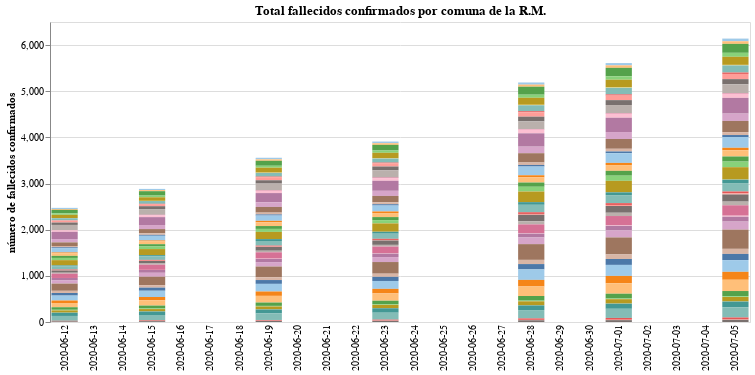

Write notebook code for a chart like this one.
### Markdown cell above
# Evolución del total de fallecidos confirmados por comuna

### Code cell
#collapse-hide
import numpy as np
import pandas as pd
import altair as alt
from IPython.display import display, Markdown, display_html, HTML

#download the data
county_deaths_raw = pd.read_csv(
    "https://raw.githubusercontent.com/MinCiencia/Datos-COVID19/master/output/producto38/CasosFallecidosPorComuna.csv")
#select Metropolitan region
county_deaths_RM_raw = county_deaths_raw.query(
    "Region=='Metropolitana'").drop(
    columns=["Region", "Codigo region", "Codigo comuna"]).set_index("Comuna")
#first and last report date
first_date = county_deaths_RM_raw.T.iloc[1].name
last_date = county_deaths_raw.T.iloc[-1].name
#build dataframe with all the dates since first date to last date
county_deaths_RM = pd.DataFrame()
county_deaths_RM["Fecha"] = pd.date_range(start=first_date, end=last_date).strftime('%Y-%m-%d')
county_deaths_RM = county_deaths_RM.set_index("Fecha")
#transpose the dataframe
county_deaths_RM_raw = county_deaths_RM_raw.T
#build the dataframe with all the data from the reports
county_deaths_RM[list(county_deaths_RM_raw.columns)] = county_deaths_RM_raw[list(county_deaths_RM_raw.columns)]

#data in long form to plot it on Altair
county_deaths_RM_long_form = county_deaths_RM.drop(
    columns="Total").reset_index().melt("Fecha", var_name="Comuna", value_name="Fallecidos confirmados")

#plot the data
input_dropdown = alt.binding_select(options=county_deaths_RM_long_form['Comuna'].unique())
selection1 = alt.selection_single(fields=['Comuna'], bind=input_dropdown, name=' ')
selection2 = alt.selection_multi(fields=['Comuna'], on='mouseover')

color = alt.condition(selection1 | selection2,
                    alt.Color('Comuna:N', scale=alt.Scale(scheme='tableau20'), legend=None),
                    alt.value('lightgray'))

bars1 = alt.Chart(county_deaths_RM_long_form.fillna(0)).mark_bar().encode(
    x=alt.X("Fecha", axis=alt.Axis(title="", domain=False, tickSize=0)),
    y=alt.Y("Fallecidos confirmados", axis=alt.Axis(title="número de fallecidos confirmados")),
    tooltip = ["Fecha", "Comuna", "Fallecidos confirmados"],
    color = color
).properties(
    title="Total fallecidos confirmados por comuna de la R.M.",
    width=700).add_selection(
    selection1, selection2
).transform_filter(
    selection1
)

bars1

### Figure 1 — Vega-Lite specification as saved in the notebook (floating-point values rounded to 4 significant figures; data arrays with more than 128 entries replaced by an {"elided": "..."} marker saying what was removed)
{"config": {"view": {"continuousWidth": 400, "continuousHeight": 300}}, "data": {"name": "data-e03c4689236fb7530ad7e5b209842e61"}, "mark": "bar", "encoding": {"color": {"condition": {"type": "nominal", "field": "Comuna", "legend": null, "scale": {"scheme": "tableau20"}, "selection": {"or": [" ", "selector001"]}}, "value": "lightgray"}, "tooltip": [{"type": "nominal", "field": "Fecha"}, {"type": "nominal", "field": "Comuna"}, {"type": "quantitative", "field": "Fallecidos confirmados"}], "x": {"type": "nominal", "axis": {"domain": false, "tickSize": 0, "title": ""}, "field": "Fecha"}, "y": {"type": "quantitative", "axis": {"title": "número de fallecidos confirmados"}, "field": "Fallecidos confirmados"}}, "selection": {" ": {"type": "single", "fields": ["Comuna"], "bind": {"input": "select", "options": ["Alhue", "Buin", "Calera de Tango", "Cerrillos", "Cerro Navia", "Colina", "Conchali", "Curacavi", "El Bosque", "El Monte", "Estacion Central", "Huechuraba", "Independencia", "Isla de Maipo", "La Cisterna", "La Florida", "La Granja", "La Pintana", "La Reina", "Lampa", "Las Condes", "Lo Barnechea", "Lo Espejo", "Lo Prado", "Macul", "Maipu", "Maria Pinto", "Melipilla", "Nunoa", "Padre Hurtado", "Paine", "Pedro Aguirre Cerda", "Penaflor", "Penalolen", "Pirque", "Providencia", "Pudahuel", "Puente Alto", "Quilicura", "Quinta Normal", "Recoleta", "Renca", "San Bernardo", "San Joaquin", "San Jose de Maipo", "San Miguel", "San Pedro", "San Ramon", "Santiago", "Talagante", "Tiltil", "Vitacura", "Desconocido Metropolitana"]}}, "selector001": {"type": "multi", "fields": ["Comuna"], "on": "mouseover"}}, "title": "Total fallecidos confirmados por comuna de la R.M.", "transform": [{"filter": {"selection": " "}}], "width": 700, "$schema": "https://vega.github.io/schema/vega-lite/v4.8.1.json", "datasets": {"data-e03c4689236fb7530ad7e5b209842e61": {"elided": "1272 records"}}}
